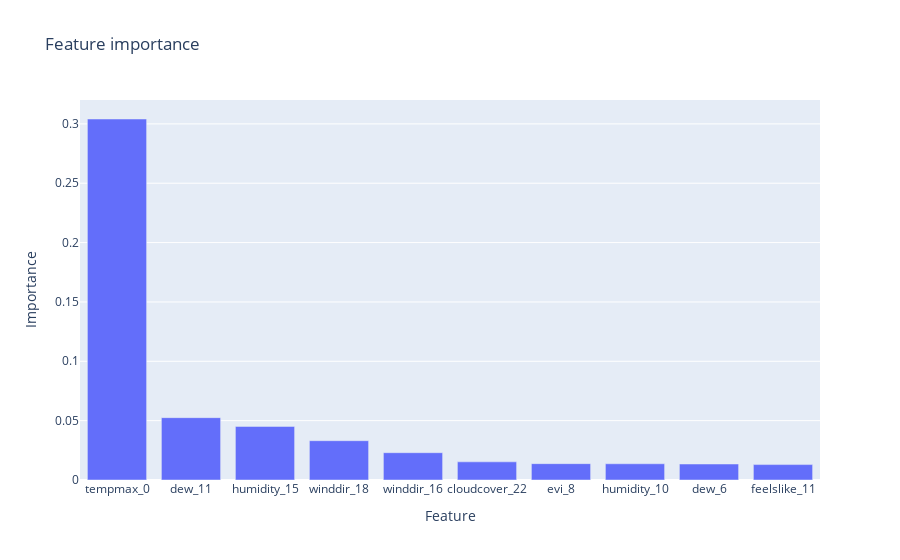

Notebook source saved alongside this figure:
### Code cell
# Plot features importance
df_fi = pd.DataFrame(columns=['Feature', 'Importance'])
df_fi['Feature'] = X.columns
df_fi['Importance'] = cv_xgbr.best_estimator_.feature_importances_
df_fi.sort_values('Importance', inplace=True, ascending=False)

fig = px.bar(df_fi.head(10), x='Feature', y='Importance', title="Feature importance")
fig.show()

### Figure 1 — Plotly figure (JSON) as saved in the notebook; plotly's stock layout.template omitted (floating-point values rounded to 4 significant figures)
{"data": [{"alignmentgroup": "True", "hovertemplate": "Feature=%{x}<br>Importance=%{y}<extra></extra>", "legendgroup": "", "marker": {"color": "#636efa", "pattern": {"shape": ""}}, "name": "", "offsetgroup": "", "orientation": "v", "showlegend": false, "textposition": "auto", "type": "bar", "x": ["tempmax_0", "dew_11", "humidity_15", "winddir_18", "winddir_16", "cloudcover_22", "evi_8", "humidity_10", "dew_6", "feelslike_11"], "xaxis": "x", "y": [0.3041, 0.05251, 0.04514, 0.03311, 0.02301, 0.01531, 0.01377, 0.01367, 0.01347, 0.01299], "yaxis": "y"}], "layout": {"barmode": "relative", "legend": {"tracegroupgap": 0}, "title": {"text": "Feature importance"}, "xaxis": {"anchor": "y", "domain": [0, 1], "title": {"text": "Feature"}}, "yaxis": {"anchor": "x", "domain": [0, 1], "title": {"text": "Importance"}}}}
